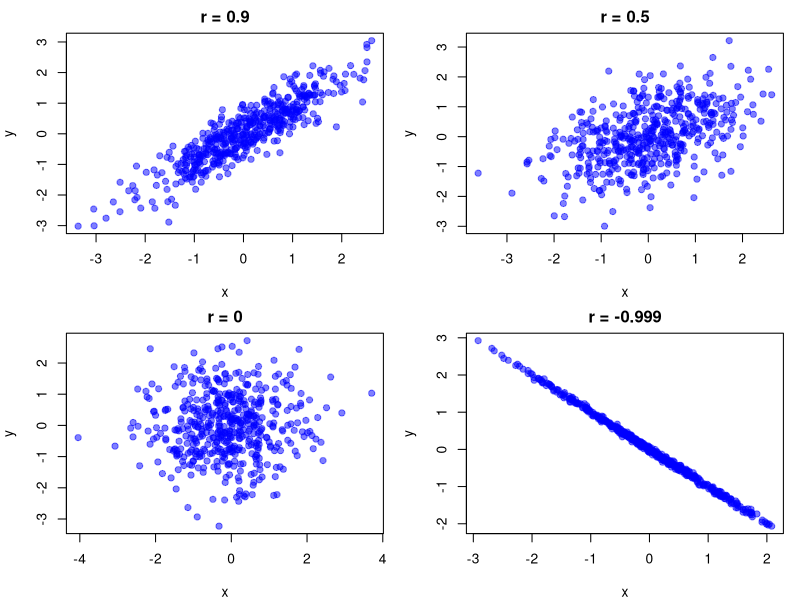
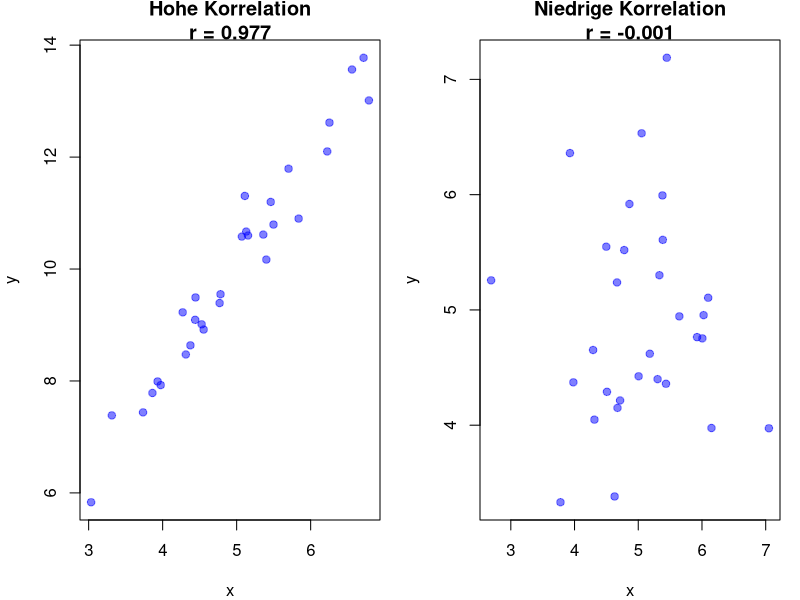
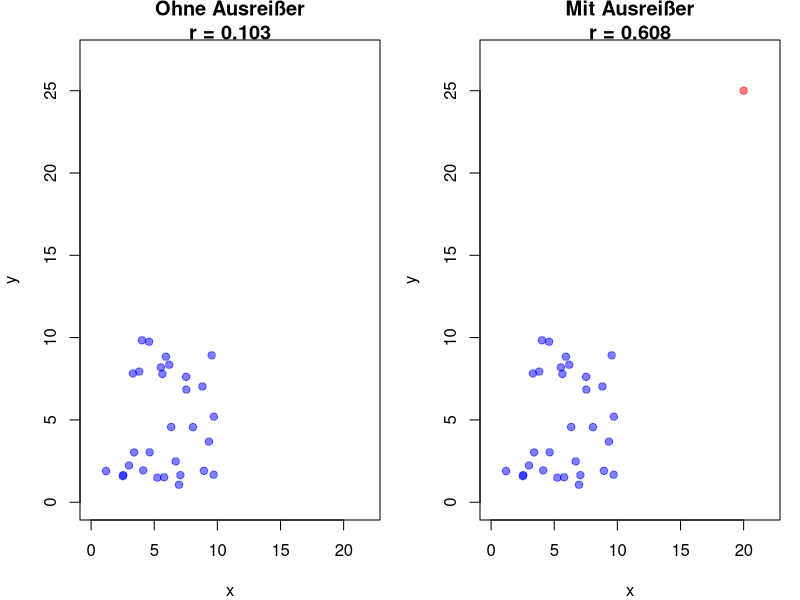
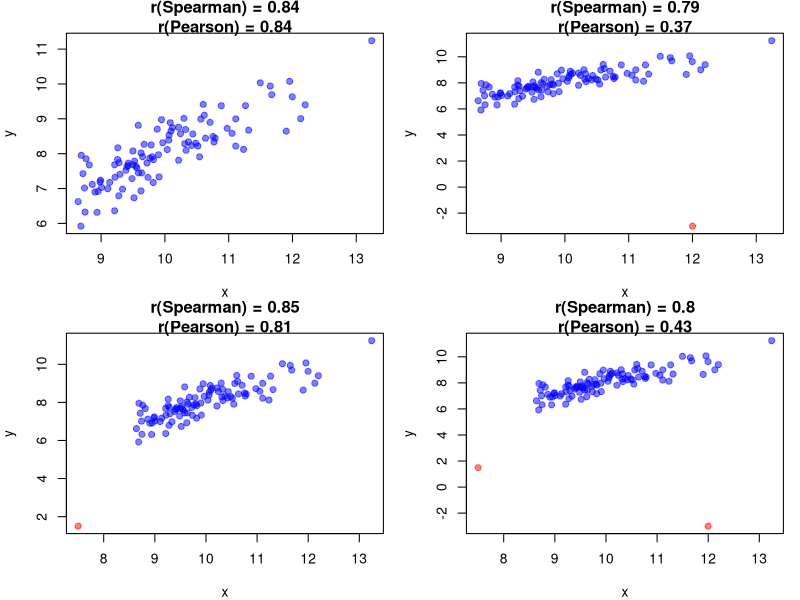
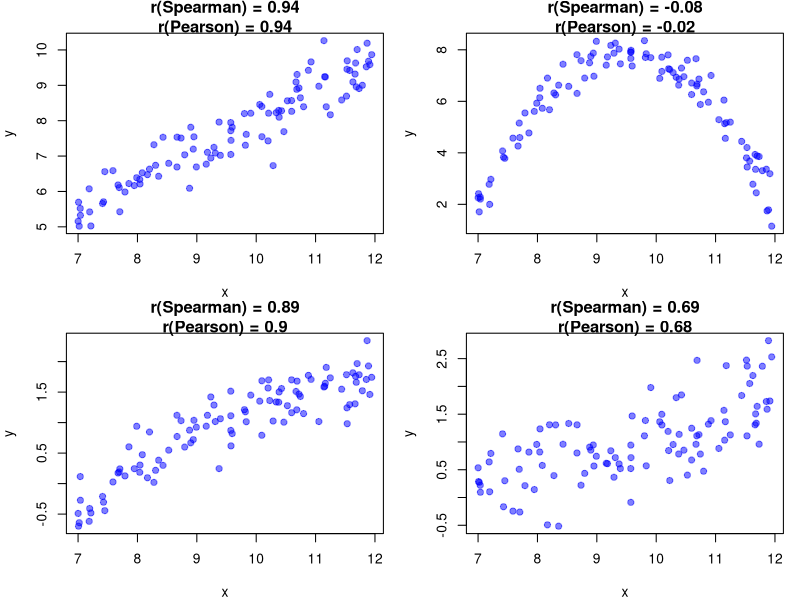

These figures' R source, in order:
## ---- chunk 1
#| label: correlation-grid
#| echo: true
#| code-fold: true
#| fig-cap: "Korrelation zwischen zwei Variablen"
# Funktion zur Generierung von korrelierten Daten
generate_data <- function(n, rho) {
  library(MASS)
  mu <- c(0, 0)
  sigma <- matrix(c(1, rho, rho, 1), ncol = 2)
  mvrnorm(n, mu, sigma)
}

# Layout für 2x2 Plots
par(mfrow = c(2, 2), mar = c(4, 4, 2, 1))

# Verschiedene Korrelationswerte
cor_values <- c(0.9, 0.5, 0, -0.999)

# Plots erstellen
for (rho in cor_values) {
  data <- generate_data(500, rho)
  plot(data, 
       main = paste("r =", rho),
       xlab = "x", 
       ylab = "y", 
       pch = 19, 
       col = rgb(0, 0, 1, 0.5))
}
## ---- chunk 2
#| label: simple-correlation
#| echo: true
a <- c(1, 2, 3, 4, 5)
b <- c(2, 3, 4, 5, 6)
cor(a, b)
## ---- chunk 3
#| label: simple-correlation-examples
#| echo: true
#| code-fold: true
#| fig-cap: "Beispiele für Pearson-Korrelationen"

# Set seed for reproducibility
set.seed(123)

# Hohe Korrelation (r nahe bei 1)
x_high <- rnorm(30, mean = 5, sd = 1)
y_high <- 2 * x_high + rnorm(30, mean = 0, sd = 0.5)
r_high <- cor(x_high, y_high)

# Niedrige Korrelation (r nahe bei 0)
x_low <- rnorm(30, mean = 5, sd = 1)
y_low <- rnorm(30, mean = 5, sd = 1)
r_low <- cor(x_low, y_low)

# Plots nebeneinander
par(mfrow = c(1, 2), mar = c(4, 4, 2, 1))

# Plot mit hoher Korrelation
plot(x_high, y_high, 
     main = paste("Hohe Korrelation\nr =", round(r_high, 3)), 
     xlab = "x", ylab = "y", 
     pch = 19, col = rgb(0, 0, 1, 0.5))

# Plot mit niedriger Korrelation
plot(x_low, y_low, 
     main = paste("Niedrige Korrelation\nr =", round(r_low, 3)), 
     xlab = "x", ylab = "y", 
     pch = 19, col = rgb(0, 0, 1, 0.5))
## ---- chunk 4
#| label: outlier-influence
#| echo: true
#| code-fold: true
#| fig-cap: "Einfluss von Ausreissern auf den Pearson-Korrelationskoeffizienten"

# Berechnung des Pearson-Korrelationskoeffizienten

# Daten ohne Ausreißer generieren
x <- runif(30, 1, 10)
y <- runif(30, 1, 10)

# Korrelationskoeffizient ohne Ausreißer
r_no_outlier <- cor(x, y)

# Daten mit Ausreißer hinzufügen
x_outlier <- c(x, 20)
y_outlier <- c(y, 25)

# Pearson-Korrelationskoeffizient mit Ausreißer
r_with_outlier <- cor(x_outlier, y_outlier)

# Plots nebeneinander
par(mfrow = c(1, 2), mar = c(4, 4, 2, 1))

# Plot ohne Ausreißer
plot(x, y, 
     main = paste("Ohne Ausreißer\nr =", round(r_no_outlier, 3)), 
     xlab = "x", ylab = "y", 
     pch = 19, col = rgb(0, 0, 1, 0.5), xlim = c(0, 22), ylim = c(0, 27))

# Plot mit Ausreißer
plot(x_outlier, y_outlier, 
     main = paste("Mit Ausreißer\nr =", round(r_with_outlier, 3)), 
     xlab = "x", ylab = "y", 
     pch = 19, col = c(rep(rgb(0, 0, 1, 0.5), 30), rgb(1, 0, 0, 0.5)), xlim = c(0, 22), ylim = c(0, 27))
## ---- chunk 5
#| label: spearman-outlier-synthetic
#| echo: true
#| code-fold: true
#| fig-cap: "Einfluss von Ausreissern auf beide Korrelationskoeffizienten"

# Synthetische Daten generieren
x <- rnorm(100, mean = 10, sd = 1)
y <- 0.8 * x + rnorm(100, mean = 0, sd = 0.5)

# Funktion zur Berechnung von Pearson- und Spearman-Korrelation
correlations <- function(x, y) {
  list(
    pearson = round(cor(x, y, method = "pearson"), 2),
    spearman = round(cor(x, y, method = "spearman"), 2)
  )
}

# Layout für 2x2 Plots
par(mfrow = c(2, 2), mar = c(4, 4, 2, 1))

# 1. Plot (ohne Ausreißer)
cor_vals <- correlations(x, y)
plot(x, y, pch = 19, col = rgb(0, 0, 1, 0.5),
     main = paste0("r(Spearman) = ", cor_vals$spearman, 
                   "\nr(Pearson) = ", cor_vals$pearson),
     xlab = "x", ylab = "y")

# 2. Plot (Ausreißer unten rechts)
x2 <- c(x, 12)
y2 <- c(y, -3)
cor_vals2 <- correlations(x2, y2)
plot(x2, y2, pch = c(rep(19, 100), 19), col = c(rep(rgb(0, 0, 1, 0.5), 100), rgb(1, 0, 0, 0.5)),
     main = paste0("r(Spearman) = ", cor_vals2$spearman, 
                   "\nr(Pearson) = ", cor_vals2$pearson),
     xlab = "x", ylab = "y")

# 3. Plot (Ausreißer oben links)
x3 <- c(x, 7.5)
y3 <- c(y, 1.5)
cor_vals3 <- correlations(x3, y3)
plot(x3, y3, pch = c(rep(19, 100), 19), col = c(rep(rgb(0, 0, 1, 0.5), 100), rgb(1, 0, 0, 0.5)),
     main = paste0("r(Spearman) = ", cor_vals3$spearman, 
                   "\nr(Pearson) = ", cor_vals3$pearson),
     xlab = "x", ylab = "y")

# 4. Plot (zwei Ausreißer oben links und unten rechts)
x4 <- c(x, 7.5, 12)
y4 <- c(y, 1.5, -3)
cor_vals4 <- correlations(x4, y4)
plot(x4, y4, pch = c(rep(19, 100), 19, 19), col = c(rep(rgb(0, 0, 1, 0.5), 100), rgb(1, 0, 0, 0.5), rgb(1, 0, 0, 0.5)),
     main = paste0("r(Spearman) = ", cor_vals4$spearman, 
                   "\nr(Pearson) = ", cor_vals4$pearson),
     xlab = "x", ylab = "y")
## ---- chunk 6
#| label: spearman-nonlinearity
#| echo: true
#| code-fold: true
#| fig-cap: "Einfluss von Nicht-Linearitäten auf beide Korrelationskoeffizienten"

# Set seed for reproducibility
set.seed(42)

# Basisdaten generieren
x <- runif(100, 7, 12)  # x-Werte im Bereich 7 bis 12

# 1. Lineare Beziehung
y_linear <- 0.8 * x + rnorm(100, mean = 0, sd = 0.5)

# 2. U-förmige (quadratische) Beziehung
y_quadratic <- -1 * (x - 9.5)^2 + 8 + rnorm(100, mean = 0, sd = 0.5)

# 3. Logarithmische Beziehung
y_logarithmic <- log(x - 6.5) + rnorm(100, mean = 0, sd = 0.3)

# 4. Exponentielle Beziehung
y_exponential <- exp((x - 10) / 3) + rnorm(100, mean = 0, sd = 0.5)

# Funktion zur Berechnung von Pearson- und Spearman-Korrelation
correlations <- function(x, y) {
  list(
    pearson = round(cor(x, y, method = "pearson"), 2),
    spearman = round(cor(x, y, method = "spearman"), 2)
  )
}

# Layout für 2x2 Plots
par(mfrow = c(2, 2), mar = c(4, 4, 2, 1))

# Farben definieren
colors <- rgb(0, 0, 1, 0.5)

# 1. Plot (lineare Beziehung)
cor_vals1 <- correlations(x, y_linear)
plot(x, y_linear, pch = 19, col = colors,
     main = paste0("r(Spearman) = ", cor_vals1$spearman, 
                   "\nr(Pearson) = ", cor_vals1$pearson),
     xlab = "x", ylab = "y")

# 2. Plot (quadratische Beziehung)
cor_vals2 <- correlations(x, y_quadratic)
plot(x, y_quadratic, pch = 19, col = colors,
     main = paste0("r(Spearman) = ", cor_vals2$spearman, 
                   "\nr(Pearson) = ", cor_vals2$pearson),
     xlab = "x", ylab = "y")

# 3. Plot (logarithmische Beziehung)
cor_vals3 <- correlations(x, y_logarithmic)
plot(x, y_logarithmic, pch = 19, col = colors,
     main = paste0("r(Spearman) = ", cor_vals3$spearman, 
                   "\nr(Pearson) = ", cor_vals3$pearson),
     xlab = "x", ylab = "y")

# 4. Plot (exponentielle Beziehung)
cor_vals4 <- correlations(x, y_exponential)
plot(x, y_exponential, pch = 19, col = colors,
     main = paste0("r(Spearman) = ", cor_vals4$spearman, 
                   "\nr(Pearson) = ", cor_vals4$pearson),
     xlab = "x", ylab = "y")
